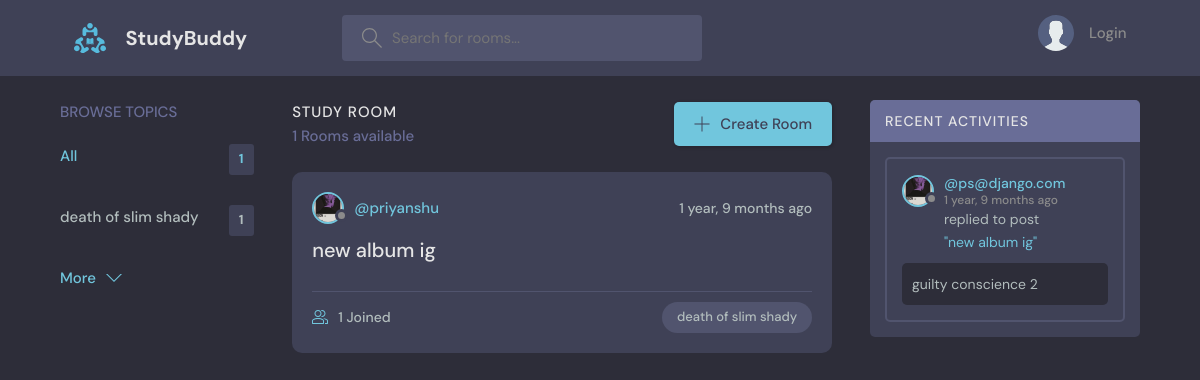
Before: / with the older database file.
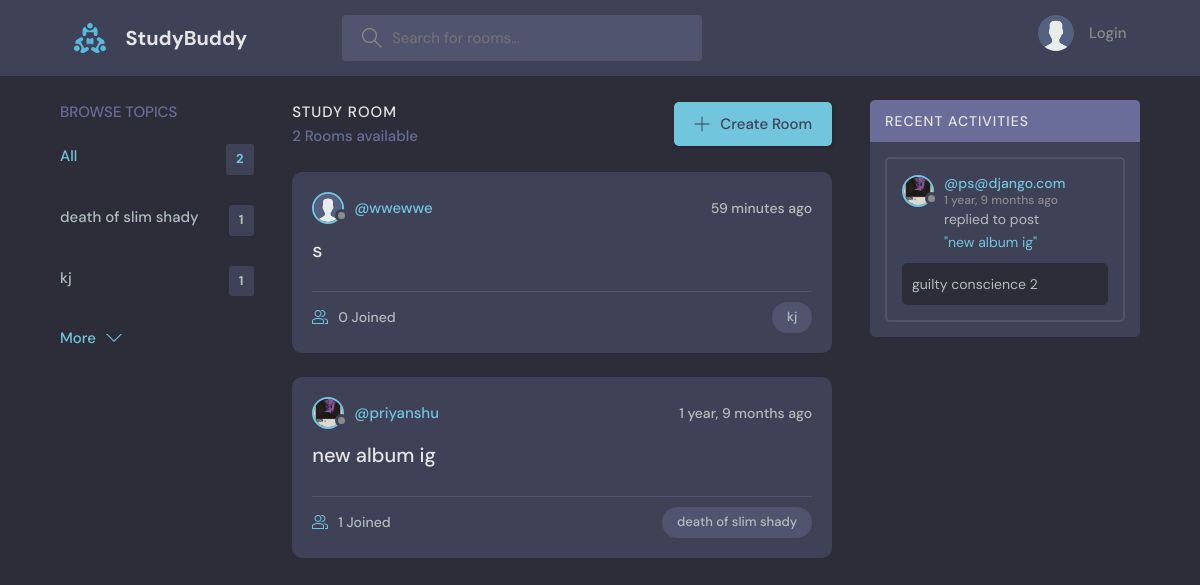
After: the same page with the newer database file.
### base/models.py (models this page shows, shortened)
class Topic(models.Model):
    name=models.CharField(max_length=200)

class Room(models.Model):
    host =models.ForeignKey(User,on_delete=models.SET_NULL,null=True)
    topic = models.ForeignKey(Topic,on_delete=models.SET_NULL,null=True)
    name= models.CharField(max_length=200)
    description = models.TextField(null=True, blank=True)
    participants = models.ManyToManyField(User,related_name='participants',blank=True)
    updated = models.DateTimeField(auto_now=True)
    created = models.DateTimeField(auto_now_add=True)
    class Meta:
        ordering = ['-updated','-created']
    def __str__(self):
        return self.name

class User(AbstractUser):
    name = models.CharField(max_length=200,null=True)
    email = models.EmailField(null=True,unique=True)
    bio = models.TextField(null=True)
    avatar = models.ImageField(null=True, default="avatar.svg")
    USERNAME_FIELD = "email"
    REQUIRED_FIELDS=[]

class Message(models.Model):
    user=models.ForeignKey(User,on_delete=models.CASCADE)
    room=models.ForeignKey(Room,on_delete=models.CASCADE)
    body=models.TextField()
    updated=models.DateTimeField(auto_now=True)
    created=models.DateTimeField(auto_now=True)
    class Meta:
        ordering = ['-updated','-created']
    def __str__(self):
        return self.body[:50]

### base/views.py (the view)
# urls.py: path('',views.home,name="home"),
def home(request):
    q = request.GET.get("q") if request.GET.get("q") != None else ""
    rooms = Room.objects.filter(
        Q(topic__name__icontains=q) | Q(name__icontains=q) | Q(description__icontains=q)
    )
    topics = Topic.objects.all()[:5]
    room_count = rooms.count()
    room_messages = Message.objects.filter(Q(room__topic__name__icontains=q))
    context = {
        "rooms": rooms,
        "topics": topics,
        "room_count": room_count,
        "room_messages": room_messages,
    }
    print(len(connection.queries))
    return render(request, "base/home.html", context)

### base/templates/base/home.html (shortened to what this page needs)
{% extends 'main.html' %}
{% block content %}
    <main class="layout layout--3">
      <div class="container">
        {% include 'base/topic_component.html' %}
        <div class="roomList">
          <div class="roomList__header">
            <div>
              <h2>Study Room</h2>
              <p>{{room_count}} Rooms available</p>
            </div>
            <a class="btn btn--main" href="{% url 'create-room' %}">
              <svg version="1.1" xmlns="http://www.w3.org/2000/svg" width="32" height="32" viewBox="0 0 32 32">
                <title>add</title>
                <path
                  d="M16.943 0.943h-1.885v14.115h-14.115v1.885h14.115v14.115h1.885v-14.115h14.115v-1.885h-14.115v-14.115z"
                ></path>
              </svg>
              Create Room
            </a>
          </div>
          {% include 'base/feed_component.html' %}
        </div>
         {% include 'base/activity_component.html' %}
      </div>
    </main>
{% endblock %}

### base/templates/base/topic_component.html
<div class="topics">
  <div class="topics__header">
    <h2>Browse Topics</h2>
  </div>
  <ul class="topics__list">
    <li>
      <a href="{% url 'home' %}" class="active">All <span>{{topics.count}}</span></a>
    </li>
    {% for topic in topics %}
    <li>
      <a href="{% url 'home' %}?q={{topic.name}}">{{topic.name}}<span>{{topic.room_set.all.count}}</span></a>
    </li>
    {% endfor %}
  </ul>
  <a class="btn btn--link" href="{% url 'topics' %}">
    More
    <svg version="1.1" xmlns="http://www.w3.org/2000/svg" width="32" height="32" viewBox="0 0 32 32">
      <title>chevron-down</title>
      <path d="M16 21l-13-13h-3l16 16 16-16h-3l-13 13z"></path>
    </svg>
  </a>
</div>

### base/templates/base/feed_component.html (shortened to what this page needs)
{% for room in rooms %}
<div class="roomListRoom">
  <div class="roomListRoom__header">
    <a href="{% url 'user-profile' room.host.id %}" class="roomListRoom__author">
      <div class="avatar avatar--small">
        <img src="{{room.host.avatar.url}}" />
      </div>
      <span>@{{room.host.username}}</span>
    </a>
    <div class="roomListRoom__actions">
      <span>{{room.created|timesince}} ago</span>
    </div>
  </div>
  <div class="roomListRoom__content">
    <a href="{% url 'room' room.id %}">{{room.name}}</a>
  </div>
  <div class="roomListRoom__meta">
    <a href="{% url 'room' room.id %}" class="roomListRoom__joined">
      {{room.participants.count}} Joined
    </a>
    <p class="roomListRoom__topic">{{room.topic.name}}</p>
  </div>
</div>
{% endfor %}

### base/templates/base/activity_component.html (shortened to what this page needs)
<div class="activities">
          <div class="activities__header">
            <h2>Recent Activities</h2>
          </div>
          {% for message in room_messages %}
          <div class="activities__box">
            <div class="activities__boxHeader roomListRoom__header">
              <a href="{% url 'user-profile' message.user.id %}" class="roomListRoom__author">
                <div class="avatar avatar--small">
                  <img src="{{message.user.avatar.url}}" />
                </div>
                <p>
                  @{{message.user}}
                  <span>{{message.created|timesince}} ago</span>
                </p>
              </a>
            </div>
            <div class="activities__boxContent">
              <p>replied to post <a href="{% url 'room' message.room.id %}">"{{message.room}}"</a></p>
              <div class="activities__boxRoomContent">
                {{message}}
              </div>
            </div>
          </div>
          {% endfor %}
        </div>

Changed rows visible on the page:
added Topic: name "kj", room_set.all.count "1"
added Room: host.avatar (placeholder picture), host.username "wwewwe", created "59 minutes", name "s", participants.count "0", topic.name "kj"
Other visible differences:
{{ topics.count }}: "1" → "2"
{{ room_count }}: "1" → "2"
